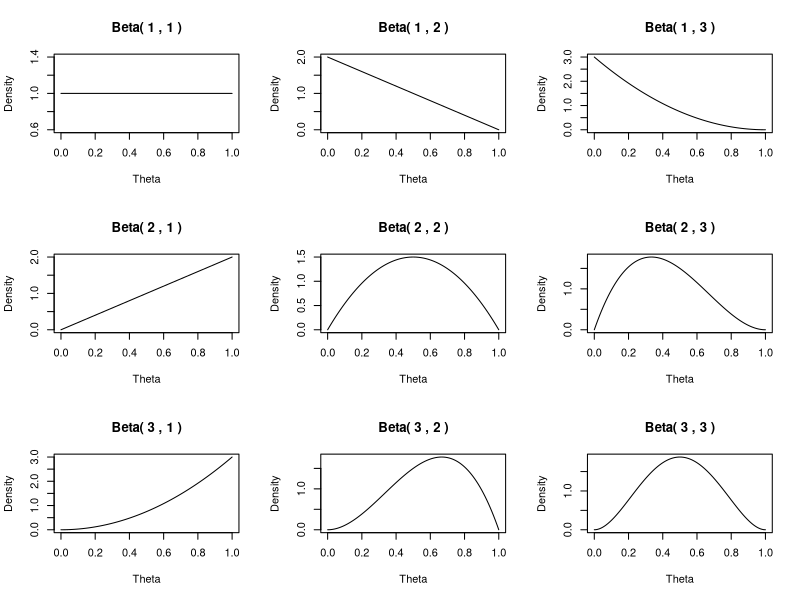
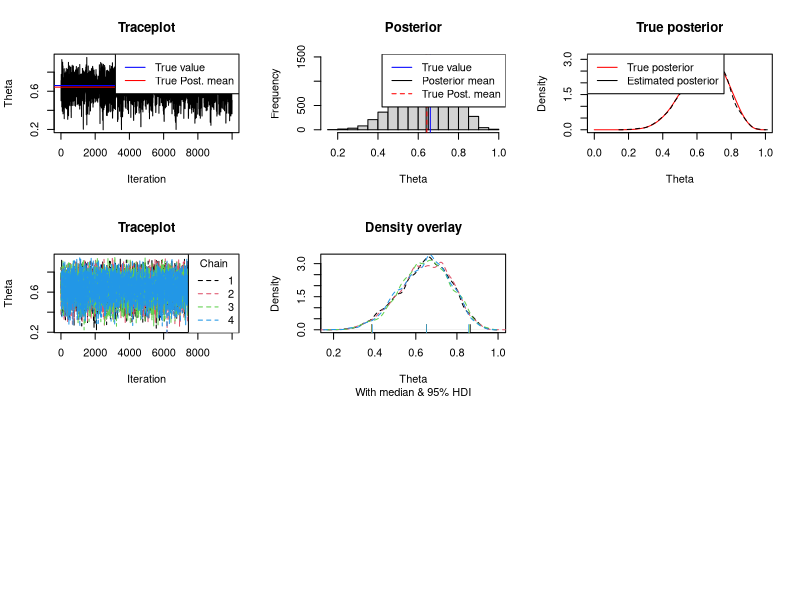
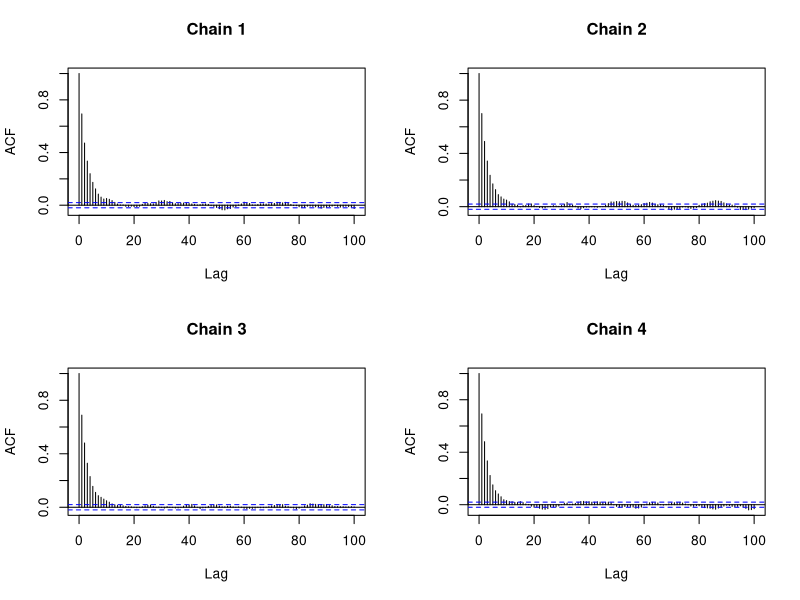

Recreate these plots in R, in order.
## ---- chunk 1
#| fig.width: 6
#| fig.height: 6
alphas <- c(1, 2, 3)
betas <- c(1, 2, 3)
thetas <- seq(0, 1, 0.01)

par(mfrow = c(length(alphas), length(betas)))

for (i in 1:length(alphas)) {
  for (j in 1:length(betas)) {
    plot(thetas, dbeta(thetas, alphas[i], betas[j]),
         type = "l",
         main = paste("Beta(", alphas[i], ",", betas[j], ")"),
         xlab = "Theta", ylab = "Density")
  }
}
## ---- chunk 2
# Example of Metropolis algorithm for a Binomial likelihood with Beta prior
run_metropolis_mcmc <- function(data,
                                target_fn,
                                proposal_fn,
                                theta_init,
                                niter = 1000,
                                warmup = floor(niter / 2)) {

  message("* Running MCMC - Metropolis algorithm")
  # Initialize
  t0 <- Sys.time()
  chain <- numeric(niter)
  theta_cur <- theta_init
  # Sample
  n_acc <- 0 # track number of accepted proposals
  for (iter in seq(1, warmup + length(chain))) {
    # 1. Generate proposal value
    theta_pro <- theta_cur + proposal_fn()
    # 2. Calculate acceptance probability
    p_move <- target_fn(theta_pro, data) / target_fn(theta_cur, data)
    # 3. Accept or reject
    if (p_move > 1 || runif(1) < p_move) {
      theta_cur <- theta_pro
      if (iter > warmup) n_acc <- n_acc + 1
    }
    # 4. Store sample
    if (iter > warmup) {
      chain[iter - warmup] <- theta_cur
    }
    # Repeat ...
  }
  message("** Finished in ",
          round(difftime(Sys.time(), t0, units = "secs"), 1), "s")
  message("** Acceptance rate: ", n_acc / length(chain))
  return(chain)
}


# Binomial likelihood
# N flips, z heads, governed by prob. of head theta
.bin_lik <- function(theta, N, z) {
  return( theta^z * (1 - theta)^(N - z) )
}
# Beta prior
# theta in (0, 1), alpha, beta > 0
.beta_prior <- function(theta, alpha, beta) {
  return( dbeta(theta, alpha, beta) )
}

# Specifies the unnormalized posterior distribution
target_relative <- function(theta, D) {
  return(.bin_lik(theta, D$N, D$z) * .beta_prior(theta, D$alpha, D$beta))
}

# Specifies the proposal distribution - SD can be tuned
proposal_jump <- function() {
  return(rnorm(1, mean = 0, sd = 0.5))
}


# Simulate some data
## We observe the number of heads, z, out of N coin flips,
## and we control the underlying probability of heads (theta).
## Also specify values for prior dist. parameters, alpha and beta.
##
## Fun to mess with the number of flips ("amount of data") and the priors.
## A very flat prior with not many flips may lead to a posterior that seems
## quite different from the underlying simulation, since z/N may be far from p.
set.seed(1614)
D <- within(list(), {
  # data gen process
  N <- 10
  p <- 0.66
  z <- rbinom(1, size = N, prob = p)
  # prior dist params
  alpha <- 2
  beta <- 2
})



chain <- run_metropolis_mcmc(D, target_relative, proposal_jump,
                             theta_init = 0.5,
                             niter = 10000)

## ---- chunk 3
# for visualizations, take advantage of simple nature of this problem to derive
# posterior dist. and mean analytically
true_posterior <- function(theta, D) {
  return(dbeta(theta, D$alpha + D$z, D$beta + D$N - D$z))
}
true_posterior_mean <- function(D) {
  a <- D$alpha + D$z
  b <- D$beta + D$N - D$z
  return(a / (a + b))
}


#
# trace plot
#
plot(seq_along(chain), chain, type = "l",
     main = "Traceplot", xlab = "Iteration", ylab = "Theta")
abline(h = D$p, col = "blue")
abline(h = true_posterior_mean(D), col = "red")
legend("topright",
       legend = c("True value", "True Post. mean"),
       lty = 1,
       col = c("blue", "red"))


#
# histogram
#
hist(chain, breaks = 20, main = "Posterior", xlab = "Theta")
abline(v = D$p, col = "blue")
abline(v = mean(chain), col = "black")
abline(v = true_posterior_mean(D), col = "red", lty = 2)
legend("topright", legend = c("True value", "Posterior mean", "True Post. mean"),
       col = c("blue", "black", "red"), lty = c(1, 1, 2))


#
# density
#
thetas <- seq(0, 1, 0.01)
plot(thetas, true_posterior(thetas, D), type = "l", col = "red",
     main = "True posterior", xlab = "Theta", ylab = "Density")
lines(density(chain), col = "black", lty = 2)
legend("topleft", legend = c("True posterior", "Estimated posterior"),
       col = c("red", "black"), lty = 1)



## ---- chunk 4
# example chain from above
chains <- lapply(
  1:4,
  function(x) run_metropolis_mcmc(D, target_relative, proposal_jump,
                                 theta_init = 0.5,
                                 niter = 10000)
)
## ---- chunk 5
plot(seq_along(chains[[1]]), chains[[1]], type = "l", lty = 2, col = 1,
     main = "Traceplot", xlab = "Iteration", ylab = "Theta")
for (i in 2:4) {
  lines(seq_along(chains[[i]]), chains[[i]], col = i, lty = 2)
}
legend("topright", title = "Chain", legend = 1:4, col = 1:4, lty = 2)
## ---- chunk 6
densities <- lapply(chains, density)
plot(densities[[1]], type = "l", col = 1, lty = 2,
     main = "Density overlay", sub = "With median & 95% HDI",
     xlab = "Theta", ylab = "Density")
for (i in 2:4) {
  lines(densities[[i]], col = i, lty = 2)
}
for (i in 1:4) {
  points(x = quantile(chains[[i]], c(0.025, 0.5, 0.975)), y = c(0,0,0),
         col = i, pch = "|", lheight = 0.25)
}
## ---- chunk 7
# https://en.wikipedia.org/wiki/Gelman-Rubin_statistic
gelman_rubin <- function(chains) {
  J <- length(chains)
  L <- length(chains[[1]])
  # between chain variance
  chain_mean <- vapply(chains, mean, numeric(1)) 
  B <- (L / (J - 1)) * sum((chain_mean - mean(chain_mean))^2)
  # within chain variance
  W <- (1 / J) * sum(vapply(chains, function(x) {
    sum((x - mean(x))^2)
  }, numeric(1)))
  # estimate
  R <- ( ((L - 1) / L) * W + (B / L) ) / W
  return(R)
}

gelman_rubin(chains)
## ---- chunk 8
par(mfrow = c(2, 2))
acf(chains[[1]], lag.max = 100, main = "Chain 1")
acf(chains[[2]], lag.max = 100, main = "Chain 2")
acf(chains[[3]], lag.max = 100, main = "Chain 3")
acf(chains[[4]], lag.max = 100, main = "Chain 4")

## ---- chunk 9
ess <- function(chain, max_try = 3) {
  N <- length(chain)
  acf_vals <- acf(chain, plot = FALSE, lag.max = 100)$acf
  # if 100 isn't enough lags, try more
  ntry <- 0
  while (acf_vals[length(acf_vals)] > 0.05 && ntry < max_try) {
    ntry <- ntry + 1
    acf_vals <- acf(chain, plot = FALSE, lag.max = 100 + ntry * 50)$acf
  }
  ESS <- N / (1 + 2 * sum(acf_vals))
  return(ESS)
}

# number of iterations
cat(lengths(chains))
# effective sample size
cat(ess(chains[[1]]), ess(chains[[2]]), ess(chains[[3]]), ess(chains[[4]]))
## ---- chunk 10
mcse <- function(chain) {
  sd_chain <- sd(chain)
  ESS <- ess(chain)
  MCSE <- sd_chain / sqrt(ESS)
  return(MCSE)
}

sapply(chains, mcse)
